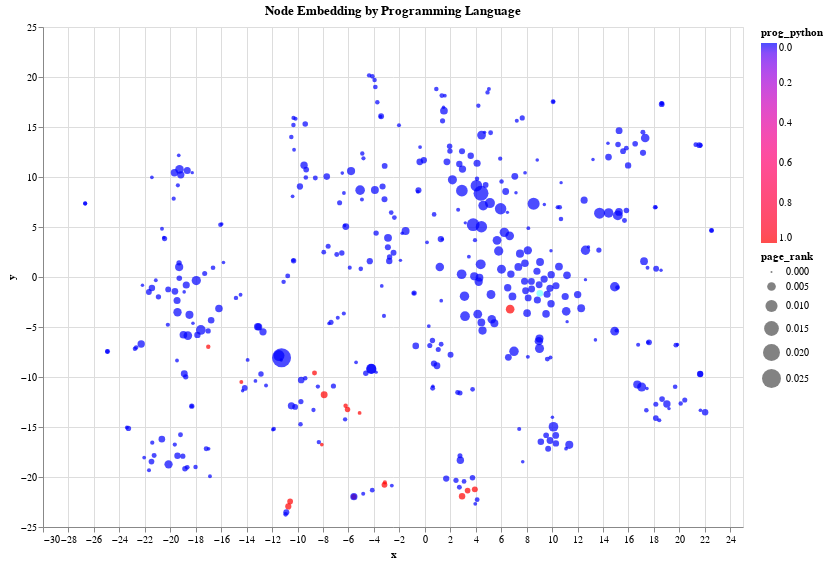

This figure's notebook cell:
### Code cell
domain=['1', '0']
range=['red', 'blue']

alt.Chart(tsne_df, title="Node Embedding by Programming Language").mark_circle().encode(
    x='x', y='y', color=alt.Color('prog_python', scale=alt.Scale(domain=domain, range=range)), size=alt.Size('page_rank'), tooltip=['slug', 'language', 'description']).interactive().properties(
    width=700, height=500)

### Figure 1 — Vega-Lite specification as saved in the notebook (floating-point values rounded to 4 significant figures; data arrays with more than 128 entries replaced by an {"elided": "..."} marker saying what was removed)
{"config": {"view": {"continuousWidth": 400, "continuousHeight": 300}}, "data": {"name": "data-38c5233e92752eae7635ea77cc0adfc0"}, "mark": "circle", "encoding": {"color": {"type": "quantitative", "field": "prog_python", "scale": {"domain": ["1", "0"], "range": ["red", "blue"]}}, "size": {"type": "quantitative", "field": "page_rank"}, "tooltip": [{"type": "nominal", "field": "slug"}, {"type": "nominal", "field": "language"}, {"type": "nominal", "field": "description"}], "x": {"type": "quantitative", "field": "x"}, "y": {"type": "quantitative", "field": "y"}}, "height": 500, "selection": {"selector009": {"type": "interval", "bind": "scales", "encodings": ["x", "y"]}}, "title": "Node Embedding by Programming Language", "width": 700, "$schema": "https://vega.github.io/schema/vega-lite/v4.8.1.json", "datasets": {"data-38c5233e92752eae7635ea77cc0adfc0": {"elided": "416 records"}}}
